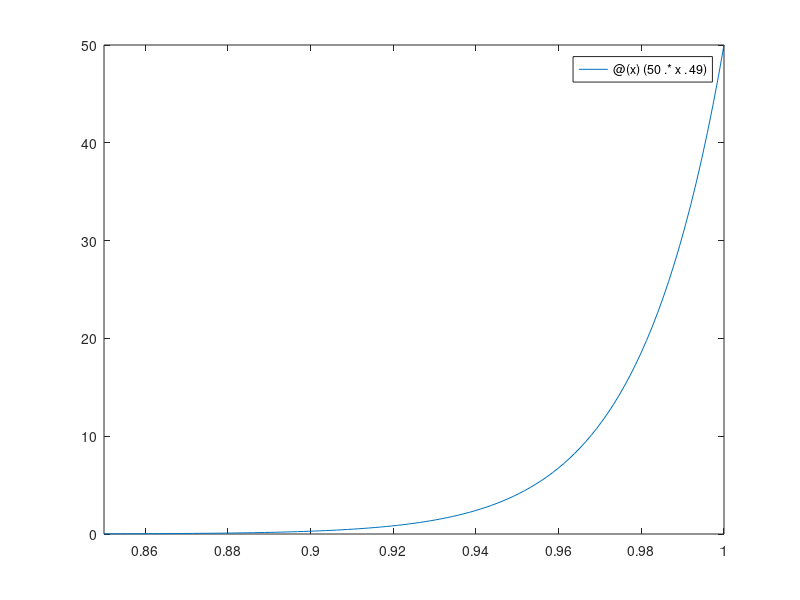

Reproduce this figure in MATLAB. (Note: this script raises an error after producing the figure.)
% Problem 5b

% draw sample
sample = rand(1,50);
m = max(sample);
% run bootstrap
nonpara = zeros(1,10000);
para = zeros(1,10000);
for i = 1:10000
    nonpara(i) = max(datasample(sample, 50));
    psamp = (m)*rand(1,50);
    para(i) = max(psamp);
end

% make plot
figure
fplot(@(x) (50.*x.^49),[0.85,1])
hold on
histogram(nonpara, 'Normalization', 'pdf')
histogram(para, 'Normalization', 'pdf')
legend({'Part a','Nonparametric', 'Parametric'},'Location', 'northwest')
hold off

% The true distriubtion fits the parametric histogram most of the time
% but it does not really fit the nonparametric since it is broken up more.